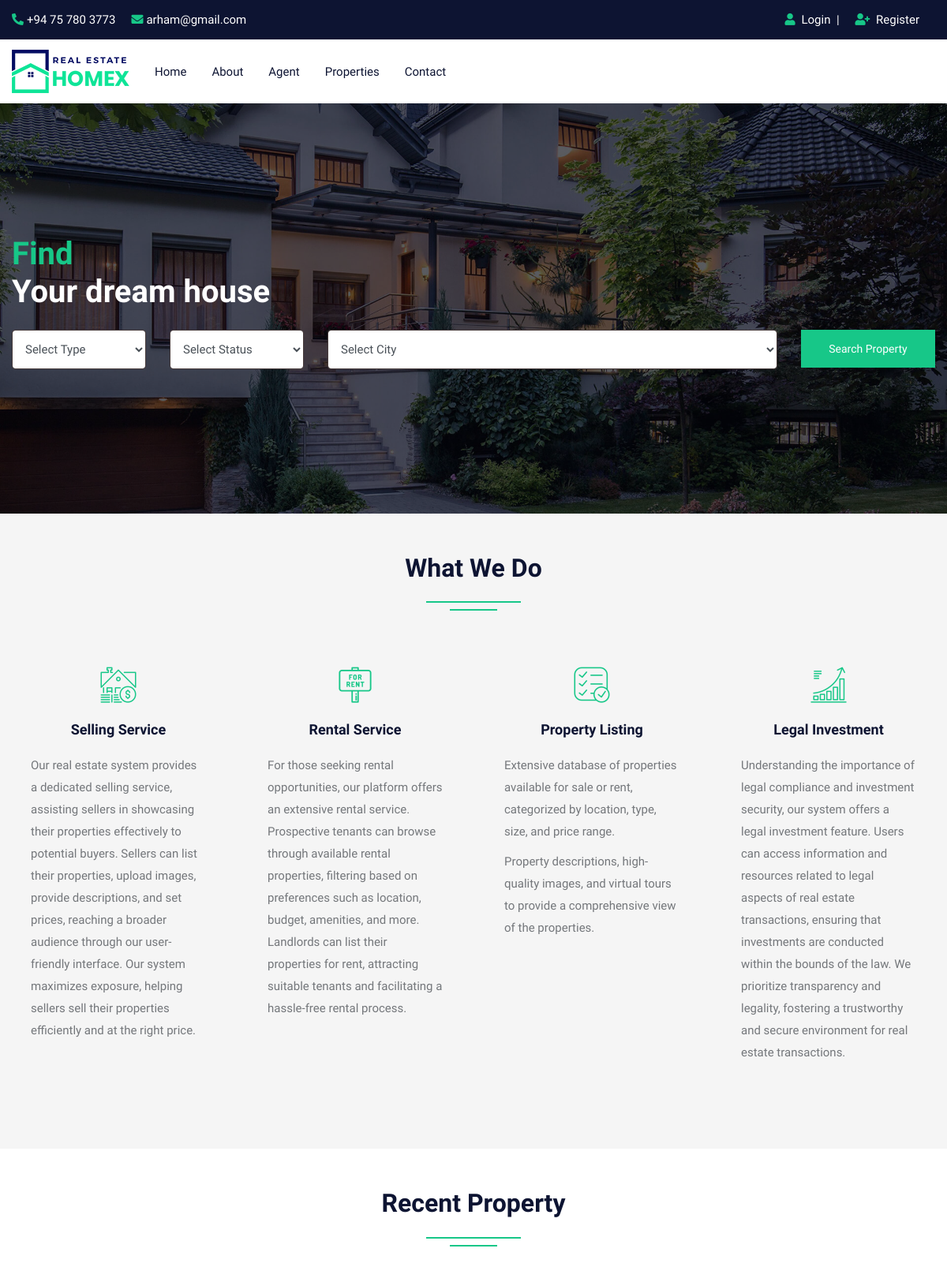
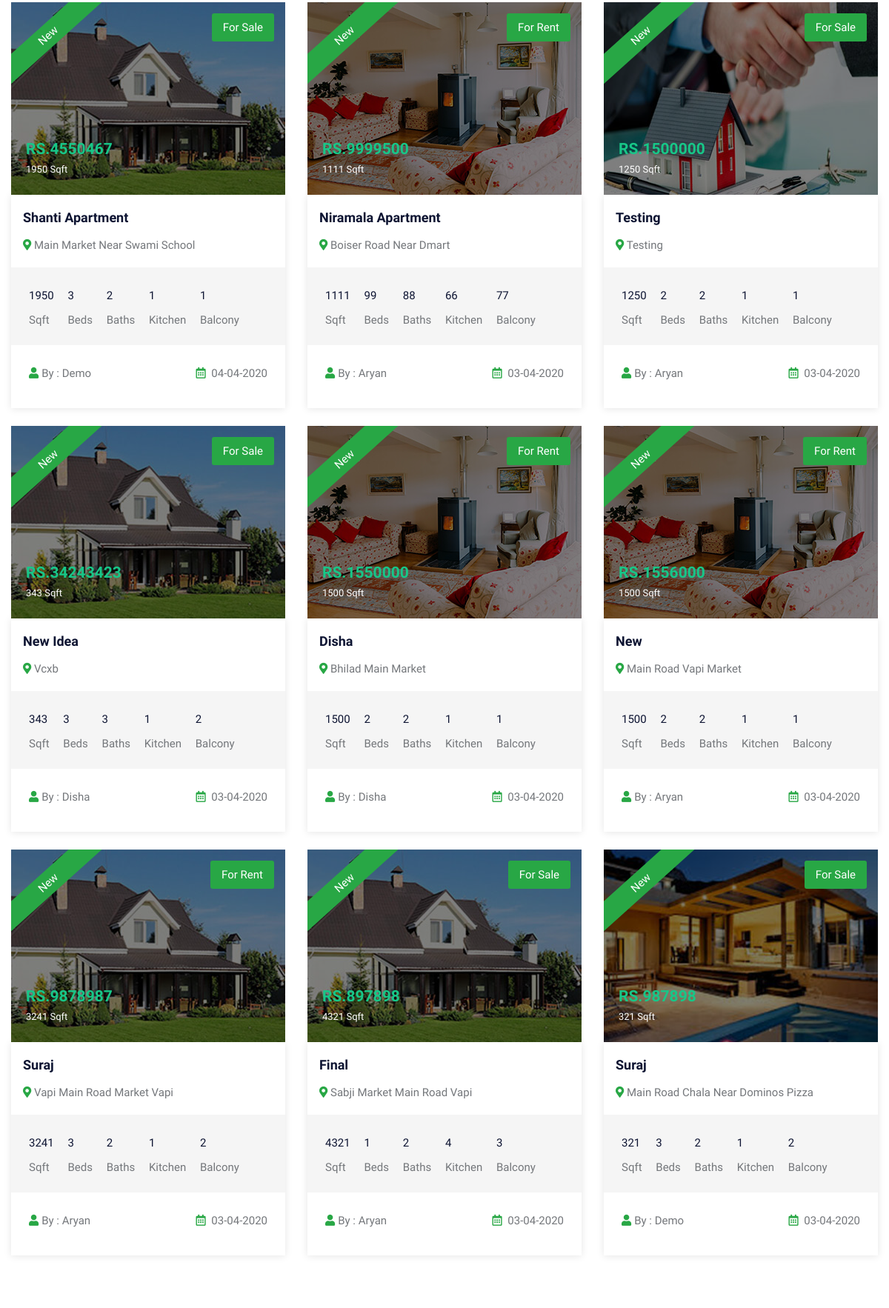
The page / (upper part) on the database its author committed (2 pictures, top to bottom).
### tables this page shows
CREATE TABLE `property` (
  `pid` int(50) NOT NULL,
  `title` varchar(200) NOT NULL,
  `pcontent` longtext NOT NULL,
  `type` varchar(100) NOT NULL,
  `bhk` varchar(50) NOT NULL,
  `stype` varchar(100) NOT NULL,
  `bedroom` int(50) NOT NULL,
  `bathroom` int(50) NOT NULL,
  `balcony` int(50) NOT NULL,
  `kitchen` int(50) NOT NULL,
  `hall` int(50) NOT NULL,
  `floor` varchar(50) NOT NULL,
  `size` int(50) NOT NULL,
  `price` int(50) NOT NULL,
  `location` varchar(200) NOT NULL,
  `city` varchar(100) NOT NULL,
  `state` varchar(100) NOT NULL,
  `feature` longtext NOT NULL,
  `pimage` varchar(300) NOT NULL,
  `pimage1` varchar(300) NOT NULL,
  `pimage2` varchar(300) NOT NULL,
  `pimage3` varchar(300) NOT NULL,
  `pimage4` varchar(300) NOT NULL,
  `uid` int(50) NOT NULL,
  `status` varchar(50) NOT NULL,
  `mapimage` varchar(300) NOT NULL,
  `topmapimage` varchar(300) NOT NULL,
  `groundmapimage` varchar(300) NOT NULL,
  `totalfloor` varchar(50) NOT NULL,
  `date` datetime NOT NULL DEFAULT current_timestamp()
);

CREATE TABLE `user` (
  `uid` int(50) NOT NULL,
  `uname` varchar(100) NOT NULL,
  `uemail` varchar(100) NOT NULL,
  `uphone` varchar(20) NOT NULL,
  `upass` varchar(50) NOT NULL,
  `utype` varchar(50) NOT NULL,
  `uimage` varchar(300) NOT NULL
);

### index.php (the view, shortened to what this page needs)
<!DOCTYPE html>
<html lang="en">
<head>
<link rel="stylesheet" type="text/css" href="css/bootstrap.min.css">
<link rel="stylesheet" type="text/css" href="css/bootstrap-slider.css">
<link rel="stylesheet" type="text/css" href="css/jquery-ui.css">
<link rel="stylesheet" type="text/css" href="css/layerslider.css">
<link rel="stylesheet" type="text/css" href="css/color.css" id="color-change">
<link rel="stylesheet" type="text/css" href="css/owl.carousel.min.css">
<link rel="stylesheet" type="text/css" href="css/font-awesome.min.css">
<link rel="stylesheet" type="text/css" href="fonts/flaticon/flaticon.css">
<link rel="stylesheet" type="text/css" href="css/style.css">
</head>
<body>
<div id="page-wrapper">
    <div class="row">
		<?php include("include/header.php");?>
        <div class="overlay-black w-100 slider-banner1 position-relative" style="background-image: url('images/banner/04.jpg'); background-size: cover; background-position: center center; background-repeat: no-repeat;">
            <div class="container h-100">
                <div class="row h-100 align-items-center">
                    <div class="col-lg-12">
                        <div class="text-white">
                            <h1 class="mb-4"><span class="text-primary">Find</span><br>
                                Your dream house</h1>
                            <form method="post" action="propertygrid.php">
                                <div class="row">
                                    <div class="col-md-6 col-lg-2">
                                        <div class="form-group">
                                        <select class="form-control" required name="type">
												<option value="">Select Type</option>
										</select>
                                        </div>
                                    </div>
                                    <div class="col-md-6 col-lg-2">
                                        <div class="form-group">
                                            <select class="form-control" required name="stype">
                                                <option value="">Select Status</option>
                                            </select>
                                        </div>
                                    </div>
                                    <div class="col-md-8 col-lg-6">
                                        <div class="form-group">
                                        <select class="form-control" required name="city">
                                                <option value="">Select City</option>
                                            </select>
                                        </div>
                                    </div>
                                    <div class="col-md-4 col-lg-2">
                                        <div class="form-group">
                                            <button type="submit" name="filter" class="btn btn-primary w-100" >Search Property</button>
                                        </div>
                                    </div>
                                </div>
                            </form>
                        </div>
                    </div>
                </div>
            </div>
        </div>
        <div class="full-row bg-gray">
            <div class="container">
                <div class="row">
                    <div class="col-lg-12">
                        <h2 class="text-secondary double-down-line text-center mb-5">What We Do</h2></div>
                </div>
                <div class="text-box-one">
                    <div class="row">
                        <div class="col-lg-3 col-md-6">
                            <div class="p-4 text-center hover-bg-white hover-shadow rounded mb-4 transation-3s">
								<i class="flaticon-rent text-primary flat-medium" aria-hidden="true"></i>
                                <h5 class="text-secondary hover-text-primary py-3 m-0">Selling Service</h5>
                                <p class="text-left"> Our real estate system provides a dedicated selling service, assisting sellers in showcasing their properties effectively to potential buyers.
                                 Sellers can list their properties, upload images, provide descriptions, and set prices, reaching a broader audience through our user-friendly interface. Our system maximizes exposure, helping sellers sell their properties efficiently and at the right price.</p>
                            </div>
                        </div>
                        <div class="col-lg-3 col-md-6">
                            <div class="p-4 text-center hover-bg-white hover-shadow rounded mb-4 transation-3s">
								<i class="align-center flaticon-for-rent text-primary flat-medium" aria-hidden="true"></i>
                                <h5 class="text-secondary hover-text-primary py-3 m-0">Rental Service</h5>
                                <p class="text-left">For those seeking rental opportunities, our platform offers an extensive rental service. Prospective tenants can browse through available rental properties, filtering based on preferences such as location, budget, amenities, and more. Landlords can list their properties for rent, attracting suitable tenants and facilitating a hassle-free rental process.</p>
                            </div>
                        </div>
                        <div class="col-lg-3 col-md-6">
                            <div class="p-4 text-center hover-bg-white hover-shadow rounded mb-4 transation-3s">
								<i class="flaticon-list text-primary flat-medium" aria-hidden="true"></i>
                                <h5 class="text-secondary hover-text-primary py-3 m-0">Property Listing</h5>
                                <p class="text-left">Extensive database of properties available for sale or rent, categorized by location, type, size, and price range.</p>
                                <p class="text-left">Property descriptions, high-quality images, and virtual tours to provide a comprehensive view of the properties.</p>
                            </div>
                        </div>
                        <div class="col-lg-3 col-md-6">
                            <div class="p-4 text-center hover-bg-white hover-shadow rounded mb-4 transation-3s">
								<i class="flaticon-diagram text-primary flat-medium" aria-hidden="true"></i>
                                <h5 class="text-secondary hover-text-primary py-3 m-0">Legal Investment</h5>
                                <p class="text-left">Understanding the importance of legal compliance and investment security, our system offers a legal investment feature. Users can access information and resources related to legal aspects of real estate transactions, ensuring that investments are conducted within the bounds of the law. We prioritize transparency and legality, fostering a trustworthy and secure environment for real estate transactions.</p>
                            </div>
                        </div>
                    </div>
                </div>
            </div>
        </div>
        <div class="full-row">
            <div class="container">
                <div class="row">
                    <div class="col-md-12">
                        <h2 class="text-secondary double-down-line text-center mb-4">Recent Property</h2>
                    </div>
                    <div class="col-md-12">
                        <div class="tab-content mt-4" id="pills-tabContent">
                            <div class="tab-pane fade show active" id="pills-home" role="tabpanel" aria-labelledby="pills-home">
                                <div class="row">
									<?php $query=mysqli_query($con,"SELECT property.*, user.uname,user.utype,user.uimage FROM `property`,`user` WHERE property.uid=user.uid ORDER BY date DESC LIMIT 9");
										while($row=mysqli_fetch_array($query))
										{
									?>
                                    <div class="col-md-6 col-lg-4">
                                        <div class="featured-thumb hover-zoomer mb-4">
                                            <div class="overlay-black overflow-hidden position-relative"> <img src="admin/property/<?php echo $row['18'];?>" alt="pimage">
                                                <div class="featured bg-success text-white">New</div>
                                                <div class="sale bg-success text-white text-capitalize">For <?php echo $row['5'];?></div>
                                                <div class="price text-primary"><b>RS.<?php echo $row['13'];?> </b><span class="text-white"><?php echo $row['12'];?> Sqft</span></div>
                                            </div>
                                            <div class="featured-thumb-data shadow-one">
                                                <div class="p-3">
                                                    <h5 class="text-secondary hover-text-success mb-2 text-capitalize"><a href="propertydetail.php?pid=<?php echo $row['0'];?>"><?php echo $row['1'];?></a></h5>
                                                    <span class="location text-capitalize"><i class="fas fa-map-marker-alt text-success"></i> <?php echo $row['14'];?></span> </div>
                                                <div class="bg-gray quantity px-4 pt-4">
                                                    <ul>
                                                        <li><span><?php echo $row['12'];?></span> Sqft</li>
                                                        <li><span><?php echo $row['6'];?></span> Beds</li>
                                                        <li><span><?php echo $row['7'];?></span> Baths</li>
                                                        <li><span><?php echo $row['9'];?></span> Kitchen</li>
                                                        <li><span><?php echo $row['8'];?></span> Balcony</li>
                                                    </ul>
                                                </div>
                                                <div class="p-4 d-inline-block w-100">
                                                    <div class="float-left text-capitalize"><i class="fas fa-user text-success mr-1"></i>By : <?php echo $row['uname'];?></div>
                                                    <div class="float-right"><i class="far fa-calendar-alt text-success mr-1"></i> <?php echo date('d-m-Y', strtotime($row['date']));?></div>
                                                </div>
                                            </div>
                                        </div>
                                    </div>
									<?php } ?>
                                </div>
                            </div>
                        </div>
                    </div>
                </div>
            </div>
        </div>
    </div>
</div>
</body>
</html>

### css/color.css (style rules this page uses)
:root { --theme-ordinary-color: #74777b; }
:root { --theme-primary-color: #17c788; }
:root { --theme-secondary-color: #0d1432; }
:root { --theme-white-color: #fff; }
:root { --theme-light-color: #f8f8f8; }
:root { --theme-gray-color: #f5f5f5; }
:root { --theme-footer-color: #091b4b; }
:root { --theme-dark-color: #091b4b; }
:root { --text-light-color: #a3a7af; }
:root { --theme-primary-opacity-color: rgba(11, 191, 141, .8); }
:root { --theme-secondary-opacity-color: rgba(13,20,50,0.7); }
:root { --theme-white-opacity-color: rgba(255, 255, 255, 0.3); }
:root { --theme-dark-opacity-color: rgba(0, 0, 0, 0.5); }
:root { --theme-ordinary-font: 'Muli', sans-serif; }
:root { --theme-highlight-font: 'Comfortaa', cursive; }

### rows shown on the page
property: pimage (picture), stype "Sale", price "4550467", size "1950", title "Shanti Apartment", location "Main Market Near Swami School", bedroom "3", bathroom "2", kitchen "1", balcony "1", uid.uname "Demo", date "04-04-2020"
property: pimage (picture), stype "Rent", price "9999500", size "1111", title "Niramala Apartment", location "Boiser Road Near Dmart", bedroom "99", bathroom "88", kitchen "66", balcony "77", uid.uname "Aryan", date "03-04-2020"
property: pimage (picture), stype "Sale", price "1500000", size "1250", title "Testing", location "Testing", bedroom "2", bathroom "2", kitchen "1", balcony "1", uid.uname "Aryan", date "03-04-2020"
property: pimage (picture), stype "Sale", price "34243423", size "343", title "New Idea", location "Vcxb", bedroom "3", bathroom "3", kitchen "1", balcony "2", uid.uname "Disha", date "03-04-2020"
property: pimage (picture), stype "Rent", price "1550000", size "1500", title "Disha", location "Bhilad Main Market", bedroom "2", bathroom "2", kitchen "1", balcony "1", uid.uname "Disha", date "03-04-2020"
property: pimage (picture), stype "Rent", price "1556000", size "1500", title "New", location "Main Road Vapi Market", bedroom "2", bathroom "2", kitchen "1", balcony "1", uid.uname "Aryan", date "03-04-2020"
property: pimage (picture), stype "Rent", price "9878987", size "3241", title "Suraj", location "Vapi Main Road Market Vapi", bedroom "3", bathroom "2", kitchen "1", balcony "2", uid.uname "Aryan", date "03-04-2020"
property: pimage (picture), stype "Sale", price "897898", size "4321", title "Final", location "Sabji Market Main Road Vapi", bedroom "1", bathroom "2", kitchen "4", balcony "3", uid.uname "Aryan", date "03-04-2020"
property: pimage (picture), stype "Sale", price "987898", size "321", title "Suraj", location "Main Road Chala Near Dominos Pizza", bedroom "3", bathroom "2", kitchen "1", balcony "2", uid.uname "Demo", date "03-04-2020"
